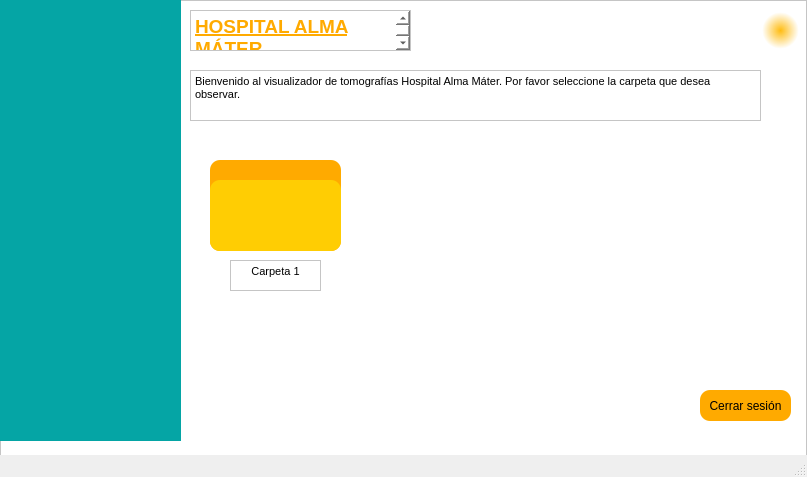
<?xml version="1.0" encoding="UTF-8"?>
<ui version="4.0">
 <class>MainWindow</class>
 <widget class="QMainWindow" name="MainWindow">
  <property name="geometry">
   <rect>
    <x>0</x>
    <y>0</y>
    <width>807</width>
    <height>477</height>
   </rect>
  </property>
  <property name="windowTitle">
   <string>MainWindow</string>
  </property>
  <widget class="QWidget" name="centralwidget">
   <widget class="QFrame" name="frame">
    <property name="geometry">
     <rect>
      <x>0</x>
      <y>0</y>
      <width>807</width>
      <height>477</height>
     </rect>
    </property>
    <property name="styleSheet">
     <string notr="true">background-color: rgb(255, 255, 255);</string>
    </property>
    <property name="frameShape">
     <enum>QFrame::StyledPanel</enum>
    </property>
    <property name="frameShadow">
     <enum>QFrame::Raised</enum>
    </property>
    <widget class="QFrame" name="frame_2">
     <property name="geometry">
      <rect>
       <x>0</x>
       <y>0</y>
       <width>181</width>
       <height>441</height>
      </rect>
     </property>
     <property name="styleSheet">
      <string notr="true">background-color: rgb(5, 165, 165);</string>
     </property>
     <property name="frameShape">
      <enum>QFrame::StyledPanel</enum>
     </property>
     <property name="frameShadow">
      <enum>QFrame::Raised</enum>
     </property>
     <widget class="QTextEdit" name="textEdit_3">
      <property name="geometry">
       <rect>
        <x>-430</x>
        <y>-160</y>
        <width>801</width>
        <height>621</height>
       </rect>
      </property>
      <property name="styleSheet">
       <string notr="true">background-image: url(:/newPrefix/Resonadorinterior-1-1024x637.webp);</string>
      </property>
      <property name="verticalScrollBarPolicy">
       <enum>Qt::ScrollBarAlwaysOff</enum>
      </property>
      <property name="horizontalScrollBarPolicy">
       <enum>Qt::ScrollBarAlwaysOff</enum>
      </property>
      <property name="html">
       <string>&lt;!DOCTYPE HTML PUBLIC &quot;-//W3C//DTD HTML 4.0//EN&quot; &quot;http://www.w3.org/TR/REC-html40/strict.dtd&quot;&gt;
&lt;html&gt;&lt;head&gt;&lt;meta name=&quot;qrichtext&quot; content=&quot;1&quot; /&gt;&lt;style type=&quot;text/css&quot;&gt;
p, li { white-space: pre-wrap; }
&lt;/style&gt;&lt;/head&gt;&lt;body style=&quot; font-family:'MS Shell Dlg 2'; font-size:8.25pt; font-weight:400; font-style:normal;&quot;&gt;
&lt;p style=&quot; margin-top:0px; margin-bottom:0px; margin-left:0px; margin-right:0px; -qt-block-indent:0; text-indent:0px;&quot;&gt;&lt;img src=&quot;:/newPrefix/Resonadorinterior-1-1024x637.webp&quot; /&gt;&lt;/p&gt;&lt;/body&gt;&lt;/html&gt;</string>
      </property>
     </widget>
    </widget>
    <widget class="QTextEdit" name="textEdit">
     <property name="geometry">
      <rect>
       <x>190</x>
       <y>10</y>
       <width>221</width>
       <height>41</height>
      </rect>
     </property>
     <property name="styleSheet">
      <string notr="true">border-color: rgb(255, 255, 255);
font: 75 14pt &quot;Century Gothic&quot;;
background-color: rgb(255, 255, 255);</string>
     </property>
     <property name="html">
      <string>&lt;!DOCTYPE HTML PUBLIC &quot;-//W3C//DTD HTML 4.0//EN&quot; &quot;http://www.w3.org/TR/REC-html40/strict.dtd&quot;&gt;
&lt;html&gt;&lt;head&gt;&lt;meta name=&quot;qrichtext&quot; content=&quot;1&quot; /&gt;&lt;style type=&quot;text/css&quot;&gt;
p, li { white-space: pre-wrap; }
&lt;/style&gt;&lt;/head&gt;&lt;body style=&quot; font-family:'Century Gothic'; font-size:14pt; font-weight:72; font-style:normal;&quot;&gt;
&lt;p style=&quot; margin-top:0px; margin-bottom:0px; margin-left:0px; margin-right:0px; -qt-block-indent:0; text-indent:0px;&quot;&gt;&lt;span style=&quot; font-weight:600; text-decoration: underline; color:#ffaa00;&quot;&gt;HOSPITAL ALMA MÁTER&lt;/span&gt;&lt;/p&gt;&lt;/body&gt;&lt;/html&gt;</string>
     </property>
    </widget>
    <widget class="QPushButton" name="Iniciarsesin">
     <property name="geometry">
      <rect>
       <x>700</x>
       <y>390</y>
       <width>91</width>
       <height>31</height>
      </rect>
     </property>
     <property name="cursor">
      <cursorShape>PointingHandCursor</cursorShape>
     </property>
     <property name="styleSheet">
      <string notr="true">background-color: rgb(255, 170, 0);
border-radius:10px</string>
     </property>
     <property name="text">
      <string>Cerrar sesión</string>
     </property>
    </widget>
    <widget class="QTextEdit" name="textEdit_2">
     <property name="geometry">
      <rect>
       <x>190</x>
       <y>70</y>
       <width>571</width>
       <height>51</height>
      </rect>
     </property>
     <property name="styleSheet">
      <string notr="true">font: 8pt &quot;Century Gothic&quot;;</string>
     </property>
     <property name="html">
      <string>&lt;!DOCTYPE HTML PUBLIC &quot;-//W3C//DTD HTML 4.0//EN&quot; &quot;http://www.w3.org/TR/REC-html40/strict.dtd&quot;&gt;
&lt;html&gt;&lt;head&gt;&lt;meta name=&quot;qrichtext&quot; content=&quot;1&quot; /&gt;&lt;style type=&quot;text/css&quot;&gt;
p, li { white-space: pre-wrap; }
&lt;/style&gt;&lt;/head&gt;&lt;body style=&quot; font-family:'Century Gothic'; font-size:8pt; font-weight:400; font-style:normal;&quot;&gt;
&lt;p style=&quot; margin-top:0px; margin-bottom:0px; margin-left:0px; margin-right:0px; -qt-block-indent:0; text-indent:0px;&quot;&gt;Bienvenido al visualizador de tomografías Hospital Alma Máter. Por favor seleccione la carpeta que desea observar.&lt;/p&gt;&lt;/body&gt;&lt;/html&gt;</string>
     </property>
    </widget>
    <widget class="QFrame" name="logo">
     <property name="geometry">
      <rect>
       <x>760</x>
       <y>10</y>
       <width>41</width>
       <height>41</height>
      </rect>
     </property>
     <property name="styleSheet">
      <string notr="true">background-image: url(:/newPrefix/1-logo-ico.png);
background-color: qradialgradient(spread:reflect, cx:0.5, cy:0.5, radius:0.5, fx:0.5, fy:0.5, stop:0 rgba(255, 183, 0, 237), stop:0.892045 rgba(0, 0, 0, 0));

border-radius:20px</string>
     </property>
     <property name="frameShape">
      <enum>QFrame::StyledPanel</enum>
     </property>
     <property name="frameShadow">
      <enum>QFrame::Raised</enum>
     </property>
    </widget>
    <widget class="QFrame" name="frame_3">
     <property name="geometry">
      <rect>
       <x>210</x>
       <y>160</y>
       <width>131</width>
       <height>91</height>
      </rect>
     </property>
     <property name="styleSheet">
      <string notr="true">background-color: rgb(255, 170, 0);
border-radius:10px</string>
     </property>
     <property name="frameShape">
      <enum>QFrame::StyledPanel</enum>
     </property>
     <property name="frameShadow">
      <enum>QFrame::Raised</enum>
     </property>
     <widget class="QPushButton" name="Iniciarsesin_2">
      <property name="geometry">
       <rect>
        <x>0</x>
        <y>20</y>
        <width>131</width>
        <height>71</height>
       </rect>
      </property>
      <property name="cursor">
       <cursorShape>PointingHandCursor</cursorShape>
      </property>
      <property name="styleSheet">
       <string notr="true">background-color: rgb(255, 205, 3);
border-radius:10px</string>
      </property>
      <property name="text">
       <string/>
      </property>
     </widget>
    </widget>
    <widget class="QTextEdit" name="textEdit_4">
     <property name="geometry">
      <rect>
       <x>230</x>
       <y>260</y>
       <width>91</width>
       <height>31</height>
      </rect>
     </property>
     <property name="styleSheet">
      <string notr="true">font: 8pt &quot;Century Gothic&quot;;</string>
     </property>
     <property name="html">
      <string>&lt;!DOCTYPE HTML PUBLIC &quot;-//W3C//DTD HTML 4.0//EN&quot; &quot;http://www.w3.org/TR/REC-html40/strict.dtd&quot;&gt;
&lt;html&gt;&lt;head&gt;&lt;meta name=&quot;qrichtext&quot; content=&quot;1&quot; /&gt;&lt;style type=&quot;text/css&quot;&gt;
p, li { white-space: pre-wrap; }
&lt;/style&gt;&lt;/head&gt;&lt;body style=&quot; font-family:'Century Gothic'; font-size:8pt; font-weight:400; font-style:normal;&quot;&gt;
&lt;p align=&quot;center&quot; style=&quot; margin-top:0px; margin-bottom:0px; margin-left:0px; margin-right:0px; -qt-block-indent:0; text-indent:0px;&quot;&gt;Carpeta 1&lt;/p&gt;&lt;/body&gt;&lt;/html&gt;</string>
     </property>
    </widget>
   </widget>
  </widget>
  <widget class="QMenuBar" name="menubar">
   <property name="geometry">
    <rect>
     <x>0</x>
     <y>0</y>
     <width>807</width>
     <height>21</height>
    </rect>
   </property>
  </widget>
  <widget class="QStatusBar" name="statusbar"/>
 </widget>
 <resources>
  <include location="images diseño ui/Expectativa-05-1.jpg"/>
 </resources>
 <connections/>
</ui>
